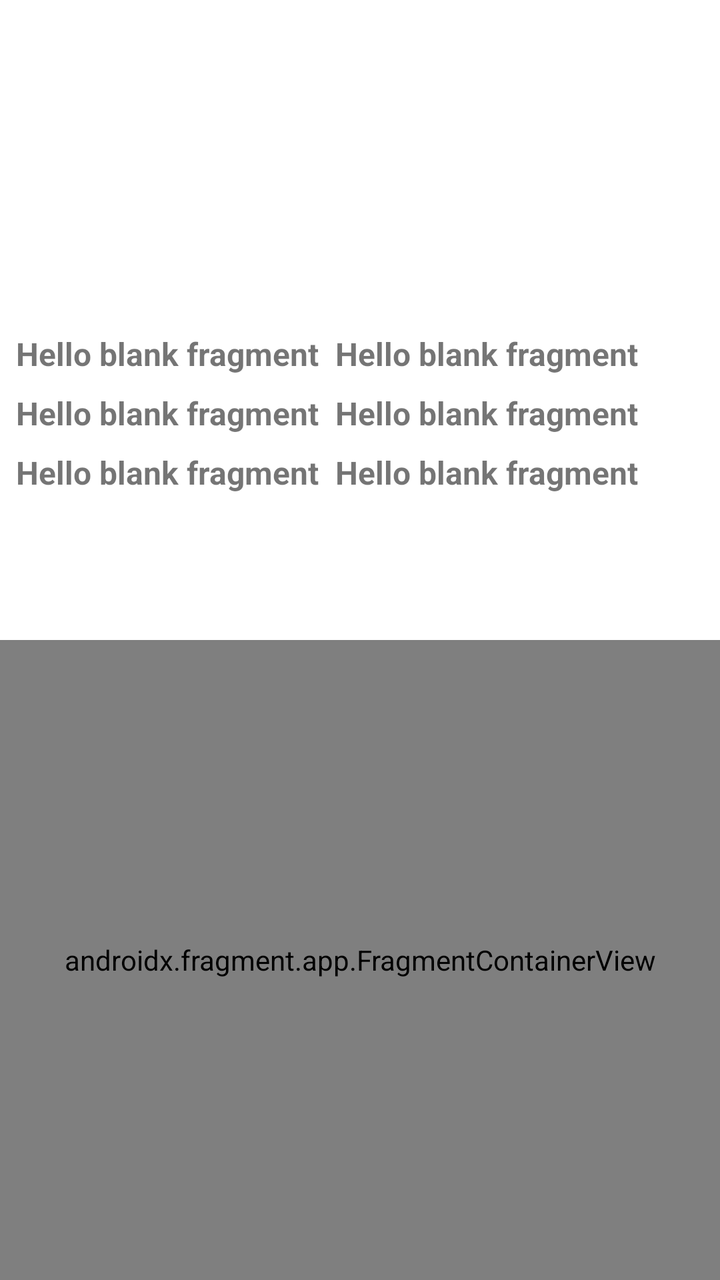
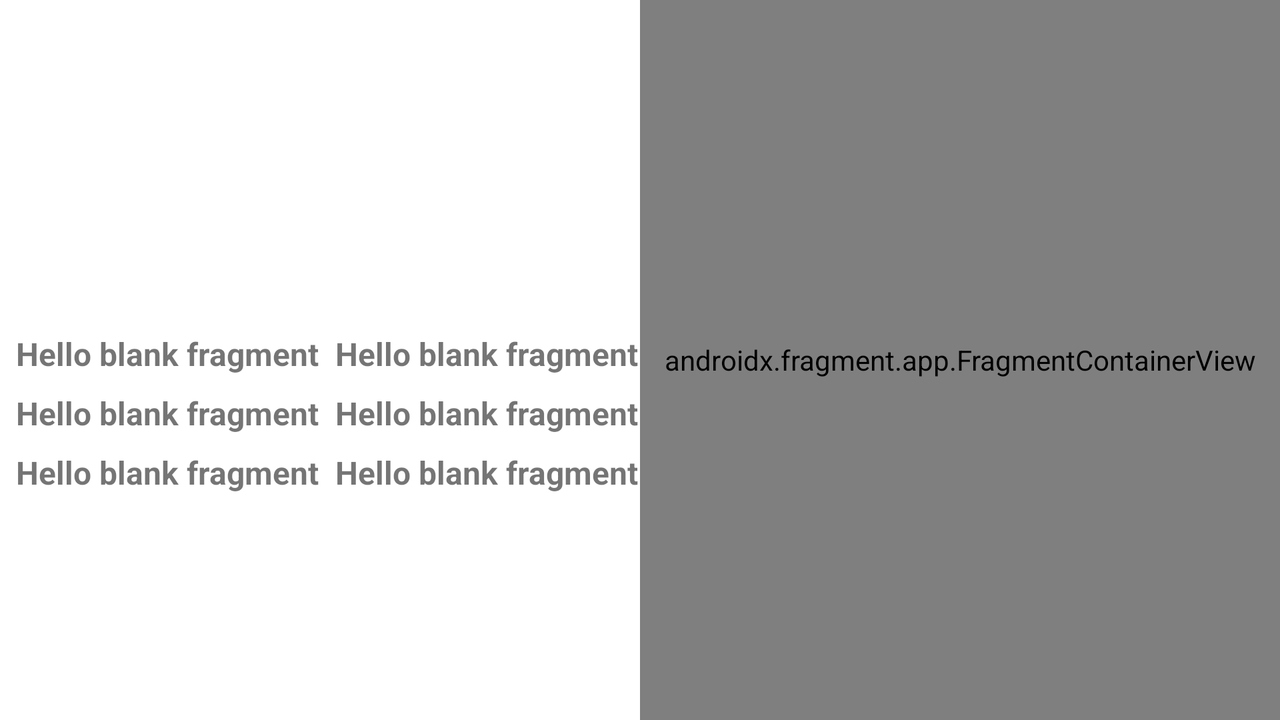

Compare how this app lays out the same screen by default and in its alternative resource folder. The renders come first, then the two layout files and the values they reference.
<!-- AndroidManifest.xml: application theme Theme.RandomUserTest -->
<!-- res/layout/fragment_detail.xml -->
<?xml version="1.0" encoding="utf-8"?>
<androidx.constraintlayout.widget.ConstraintLayout
    xmlns:android="http://schemas.android.com/apk/res/android"
    xmlns:tools="http://schemas.android.com/tools"
    android:layout_width="match_parent"
    android:layout_height="match_parent"
    xmlns:app="http://schemas.android.com/apk/res-auto"
    tools:context=".ui.DetailFragment">


    <androidx.appcompat.widget.AppCompatImageView
        android:id="@+id/image"
        android:layout_width="0dp"
        android:layout_height="150dp"
        app:layout_constraintEnd_toEndOf="parent"
        app:layout_constraintStart_toStartOf="parent"
        app:layout_constraintTop_toTopOf="parent"
        android:layout_margin="8dp"
        android:contentDescription="@null"
        />

    <TextView
        android:id="@+id/name"
        android:layout_width="wrap_content"
        android:layout_height="wrap_content"
        app:layout_constraintTop_toBottomOf="@+id/image"
        app:layout_constraintStart_toStartOf="parent"
        android:layout_margin="8dp"
        android:textStyle="bold"
        android:textSize="16sp"
        android:text="@string/hello_blank_fragment"
        />

    <TextView
        android:id="@+id/lastName"
        android:layout_width="wrap_content"
        android:layout_height="wrap_content"
        app:layout_constraintTop_toBottomOf="@+id/image"
        app:layout_constraintStart_toEndOf="@+id/name"
        android:layout_margin="8dp"
        android:textStyle="bold"
        android:textSize="16sp"
        android:text="@string/hello_blank_fragment"
        />

    <TextView
        android:id="@+id/age"
        android:layout_width="wrap_content"
        android:layout_height="wrap_content"
        app:layout_constraintTop_toBottomOf="@+id/name"
        app:layout_constraintStart_toStartOf="parent"
        android:layout_margin="8dp"
        android:textStyle="bold"
        android:textSize="16sp"
        android:text="@string/hello_blank_fragment"
        />

    <TextView
        android:id="@+id/email"
        android:layout_width="wrap_content"
        android:layout_height="wrap_content"
        app:layout_constraintTop_toBottomOf="@+id/name"
        app:layout_constraintStart_toEndOf="@+id/age"
        android:layout_margin="8dp"
        android:textStyle="bold"
        android:textSize="16sp"
        android:text="@string/hello_blank_fragment"
        />
    <TextView
        android:id="@+id/tvLatitude"
        android:layout_width="wrap_content"
        android:layout_height="wrap_content"
        app:layout_constraintTop_toBottomOf="@+id/age"
        app:layout_constraintStart_toStartOf="parent"
        android:layout_margin="8dp"
        android:textStyle="bold"
        android:textSize="16sp"
        android:text="@string/hello_blank_fragment"
        />

    <TextView
        android:id="@+id/tvLongitude"
        android:layout_width="wrap_content"
        android:layout_height="wrap_content"
        app:layout_constraintTop_toBottomOf="@+id/age"
        app:layout_constraintStart_toEndOf="@+id/tvLatitude"
        android:layout_margin="8dp"
        android:textStyle="bold"
        android:textSize="16sp"
        android:text="@string/hello_blank_fragment"
        />

    <androidx.constraintlayout.widget.Guideline
        android:id="@+id/guideline"
        android:layout_width="wrap_content"
        android:layout_height="wrap_content"
        app:layout_constraintGuide_percent=".5"
        android:orientation="horizontal"
        />

    <androidx.fragment.app.FragmentContainerView
        android:id="@+id/container"
        android:layout_width="0dp"
        android:layout_height="0dp"
        app:layout_constraintBottom_toBottomOf="parent"
        app:layout_constraintTop_toTopOf="@id/guideline"
        app:layout_constraintStart_toStartOf="parent"
        app:layout_constraintEnd_toEndOf="parent"
        android:name="com.vila.randomusertest.ui.MapsFragment"
        />

</androidx.constraintlayout.widget.ConstraintLayout>
<!-- resources referenced by this layout -->
<resources>
  <string name="hello_blank_fragment">Hello blank fragment</string>
  <style name="Theme.RandomUserTest" parent="Theme.MaterialComponents.DayNight.DarkActionBar">
          
          <item name="colorPrimary">@color/purple_500</item>
          <item name="colorPrimaryVariant">@color/purple_700</item>
          <item name="colorOnPrimary">@color/white</item>
          
          <item name="colorSecondary">@color/teal_200</item>
          <item name="colorSecondaryVariant">@color/teal_700</item>
          <item name="colorOnSecondary">@color/black</item>
          
          <item name="android:statusBarColor" tools:targetApi="l">?attr/colorPrimaryVariant</item>
          
      </style>
  <color name="purple_500">#FF6200EE</color>
  <color name="purple_700">#FF3700B3</color>
  <color name="white">#FFFFFFFF</color>
  <color name="teal_200">#FF03DAC5</color>
  <color name="teal_700">#FF018786</color>
  <color name="black">#FF000000</color>
</resources>
<!-- res/layout-land/fragment_detail.xml (the repository's variant of the layout above) -->
<!-- drawn on the phone turned sideways -->
<?xml version="1.0" encoding="utf-8"?>
<androidx.constraintlayout.widget.ConstraintLayout
    xmlns:android="http://schemas.android.com/apk/res/android"
    xmlns:tools="http://schemas.android.com/tools"
    android:layout_width="match_parent"
    android:layout_height="match_parent"
    xmlns:app="http://schemas.android.com/apk/res-auto"
    tools:context=".ui.DetailFragment">


    <androidx.appcompat.widget.AppCompatImageView
        android:id="@+id/image"
        android:layout_width="0dp"
        android:layout_height="150dp"
        app:layout_constraintEnd_toEndOf="@id/guideline"
        app:layout_constraintStart_toStartOf="parent"
        app:layout_constraintTop_toTopOf="parent"
        android:layout_margin="8dp"
        android:contentDescription="@null"
        />

    <TextView
        android:id="@+id/name"
        android:layout_width="wrap_content"
        android:layout_height="wrap_content"
        app:layout_constraintTop_toBottomOf="@+id/image"
        app:layout_constraintStart_toStartOf="parent"
        android:layout_margin="8dp"
        android:textStyle="bold"
        android:textSize="16sp"
        android:text="@string/hello_blank_fragment"
        />

    <TextView
        android:id="@+id/lastName"
        android:layout_width="wrap_content"
        android:layout_height="wrap_content"
        app:layout_constraintTop_toBottomOf="@+id/image"
        app:layout_constraintStart_toEndOf="@+id/name"
        android:layout_margin="8dp"
        android:textStyle="bold"
        android:textSize="16sp"
        android:text="@string/hello_blank_fragment"
        />

    <TextView
        android:id="@+id/age"
        android:layout_width="wrap_content"
        android:layout_height="wrap_content"
        app:layout_constraintTop_toBottomOf="@+id/name"
        app:layout_constraintStart_toStartOf="parent"
        android:layout_margin="8dp"
        android:textStyle="bold"
        android:textSize="16sp"
        android:text="@string/hello_blank_fragment"
        />

    <TextView
        android:id="@+id/email"
        android:layout_width="wrap_content"
        android:layout_height="wrap_content"
        app:layout_constraintTop_toBottomOf="@+id/name"
        app:layout_constraintStart_toEndOf="@+id/age"
        android:layout_margin="8dp"
        android:textStyle="bold"
        android:textSize="16sp"
        android:text="@string/hello_blank_fragment"
        />
    <TextView
        android:id="@+id/tvLatitude"
        android:layout_width="wrap_content"
        android:layout_height="wrap_content"
        app:layout_constraintTop_toBottomOf="@+id/age"
        app:layout_constraintStart_toStartOf="parent"
        android:layout_margin="8dp"
        android:textStyle="bold"
        android:textSize="16sp"
        android:text="@string/hello_blank_fragment"
        />

    <TextView
        android:id="@+id/tvLongitude"
        android:layout_width="wrap_content"
        android:layout_height="wrap_content"
        app:layout_constraintTop_toBottomOf="@+id/age"
        app:layout_constraintStart_toEndOf="@+id/tvLatitude"
        android:layout_margin="8dp"
        android:textStyle="bold"
        android:textSize="16sp"
        android:text="@string/hello_blank_fragment"
        />

    <androidx.constraintlayout.widget.Guideline
        android:id="@+id/guideline"
        android:layout_width="wrap_content"
        android:layout_height="wrap_content"
        app:layout_constraintGuide_percent=".5"
        android:orientation="vertical"
        />

    <androidx.fragment.app.FragmentContainerView
        android:id="@+id/container"
        android:layout_width="0dp"
        android:layout_height="0dp"
        app:layout_constraintBottom_toBottomOf="parent"
        app:layout_constraintTop_toTopOf="parent"
        app:layout_constraintStart_toStartOf="@id/guideline"
        app:layout_constraintEnd_toEndOf="parent"
        android:name="com.vila.randomusertest.ui.MapsFragment"
        />

</androidx.constraintlayout.widget.ConstraintLayout>
